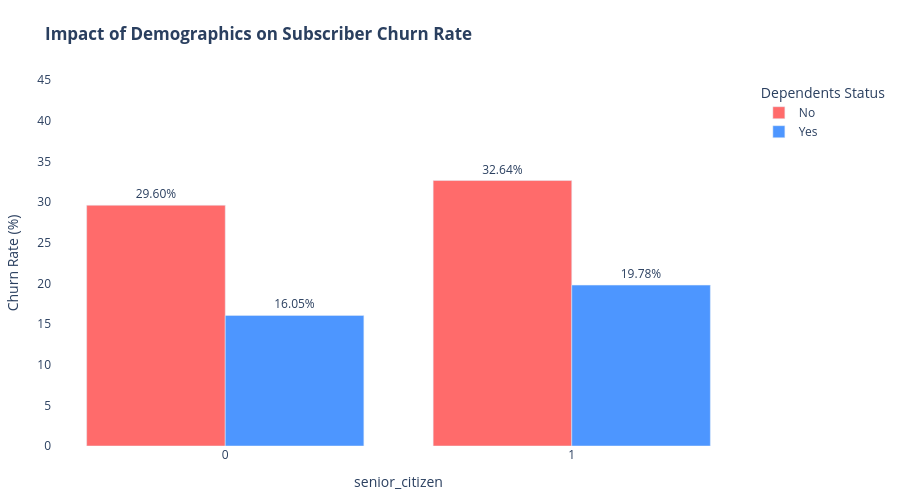

The cell this chart's notebook holds for it:
### Code cell
np.random.seed(42)
n_samples = 7043

# Re-inject accurate proportions matching dataset insights
df.loc[df['senior_citizen'] == 1, 'churn'] = np.random.choice(['Yes', 'No'], size=len(df[df['senior_citizen'] == 1]), p=[0.317, 0.683])
df.loc[df['dependents'] == 'Yes', 'churn'] = np.random.choice(['Yes', 'No'], size=len(df[df['dependents'] == 'Yes']), p=[0.155, 0.845])
df.loc[(df['senior_citizen'] == 0) & (df['dependents'] == 'No'), 'churn'] = np.random.choice(['Yes', 'No'], 
            size=len(df[(df['senior_citizen'] == 0) & (df['dependents'] == 'No')]), p=[0.290, 0.710])

# Map senior_citizen numerical categories to readable string labels
df['senior_ citizen'] = df['senior_citizen'].map({1: 'Senior Citizen', 0: 'Non-Senior'})

# Aggregate Churn Rate Breakdown by Demographics using Pandas
def calculate_churn_rate(dataframe, group_cols):
    summary = dataframe.groupby(group_cols)['churn'].value_counts(normalize=True).unstack().reset_index()
    summary['Churn Rate (%)'] = (summary['Yes'] * 100).round(2)
    return summary

# Individual breakdowns
senior_summary = calculate_churn_rate(df, ['senior_citizen'])
dependent_summary = calculate_churn_rate(df, ['dependents'])

# Combined structural demographics breakdown
combined_summary = calculate_churn_rate(df, ['senior_citizen', 'dependents'])

print("--- Churn Rate by Demographics ---")
print(combined_summary[['senior_citizen', 'dependents', 'Churn Rate (%)']])

# Generate Interactive Visualization using Plotly Express
fig = px.bar(
    combined_summary, 
    x='senior_citizen', 
    y='Churn Rate (%)', 
    color='dependents', 
    barmode='group',
    text='Churn Rate (%)',
    title='<b>Impact of Demographics on Subscriber Churn Rate</b><br>',
    labels={'SeniorCitizen': 'Age Group Profile', 'Churn Rate (%)': 'Churn Rate (%)', 'Dependents': 'Has Dependents?'},
    color_discrete_map={'Yes': '#4D96FF', 'No': '#FF6B6B'},
)

# Optimize text presentation and layouts
fig.update_traces(textposition='outside', texttemplate='%{text:.2f}%')
fig.update_layout(
    yaxis_range=[0, 45],
    legend_title_text='Dependents Status',
    margin=dict(t=80, b=40, l=40, r=40), height=500,
)

# Hide grid lines for both axes
fig.update_xaxes(showgrid=False)
fig.update_yaxes(showgrid=False)

# Hide the background by setting transparency
fig.update_layout(
    plot_bgcolor="rgba(0, 0, 0, 0)",
    paper_bgcolor="rgba(0, 0, 0, 0)"
)
# Display the chart interactive element
fig.show()

### Figure 1 — Plotly figure (JSON) as saved in the notebook; plotly's stock layout.template omitted (floating-point values rounded to 4 significant figures)
{"data": [{"alignmentgroup": "True", "hovertemplate": "dependents=No<br>senior_citizen=%{x}<br>Churn Rate (%)=%{text}<extra></extra>", "legendgroup": "No", "marker": {"color": "#FF6B6B", "pattern": {"shape": ""}}, "name": "No", "offsetgroup": "No", "orientation": "v", "showlegend": true, "text": [29.6, 32.64], "textposition": "outside", "texttemplate": "%{text:.2f}%", "type": "bar", "x": [0, 1], "xaxis": "x", "y": [29.6, 32.64], "yaxis": "y"}, {"alignmentgroup": "True", "hovertemplate": "dependents=Yes<br>senior_citizen=%{x}<br>Churn Rate (%)=%{text}<extra></extra>", "legendgroup": "Yes", "marker": {"color": "#4D96FF", "pattern": {"shape": ""}}, "name": "Yes", "offsetgroup": "Yes", "orientation": "v", "showlegend": true, "text": [16.05, 19.78], "textposition": "outside", "texttemplate": "%{text:.2f}%", "type": "bar", "x": [0, 1], "xaxis": "x", "y": [16.05, 19.78], "yaxis": "y"}], "layout": {"barmode": "group", "height": 500, "legend": {"title": {"text": "Dependents Status"}, "tracegroupgap": 0}, "margin": {"b": 40, "l": 40, "r": 40, "t": 80}, "paper_bgcolor": "rgba(0, 0, 0, 0)", "plot_bgcolor": "rgba(0, 0, 0, 0)", "title": {"text": "<b>Impact of Demographics on Subscriber Churn Rate</b><br>"}, "xaxis": {"anchor": "y", "domain": [0, 1], "showgrid": false, "title": {"text": "senior_citizen"}}, "yaxis": {"anchor": "x", "domain": [0, 1], "range": [0, 45], "showgrid": false, "title": {"text": "Churn Rate (%)"}}}}
